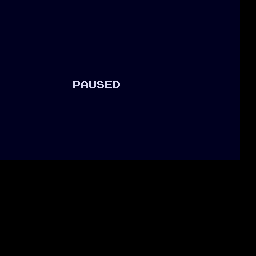

Tiled map render using the project's own tile images. Description and the whole map definition, tile-layer contents included, below:
An orthogonal 32x32 tile map with 8x8 px tiles, 1 tile layer (Tile Layer 1).

<map version="1.10" tiledversion="1.11.2" orientation="orthogonal" renderorder="right-down" width="32" height="32" tilewidth="8" tileheight="8" infinite="0" nextlayerid="2" nextobjectid="1">
 <tileset firstgid="1" source="dialogueFont.tsx" />
 <layer id="1" name="Tile Layer 1" width="32" height="32">
  <data encoding="csv">
258,258,258,258,258,258,258,258,258,258,258,258,258,258,258,258,258,258,258,258,258,258,258,258,258,258,258,258,258,258,0,0,
258,258,258,258,258,258,258,258,258,258,258,258,258,258,258,258,258,258,258,258,258,258,258,258,258,258,258,258,258,258,0,0,
258,258,258,258,258,258,258,258,258,258,258,258,258,258,258,258,258,258,258,258,258,258,258,258,258,258,258,258,258,258,0,0,
258,258,258,258,258,258,258,258,258,258,258,258,258,258,258,258,258,258,258,258,258,258,258,258,258,258,258,258,258,258,0,0,
258,258,258,258,258,258,258,258,258,258,258,258,258,258,258,258,258,258,258,258,258,258,258,258,258,258,258,258,258,258,0,0,
258,258,258,258,258,258,258,258,258,258,258,258,258,258,258,258,258,258,258,258,258,258,258,258,258,258,258,258,258,258,0,0,
258,258,258,258,258,258,258,258,258,258,258,258,258,258,258,258,258,258,258,258,258,258,258,258,258,258,258,258,258,258,0,0,
258,290,290,290,290,290,290,290,290,290,290,290,290,290,290,290,290,290,290,290,290,290,290,290,290,290,290,290,290,258,0,0,
258,290,290,290,290,290,290,290,290,290,290,290,290,290,290,290,290,290,290,290,290,290,290,290,290,290,290,290,290,258,0,0,
258,290,290,290,290,290,290,290,290,290,290,290,290,290,290,290,290,290,290,290,290,290,290,290,290,290,290,290,290,258,0,0,
273,290,290,290,290,290,290,290,290,131,97,136,134,101,100,290,290,290,290,290,290,290,290,290,290,290,290,290,290,273,0,0,
273,290,290,290,290,290,290,290,290,290,290,290,290,290,290,290,290,290,290,290,290,290,290,290,290,290,290,290,290,273,0,0,
273,290,290,290,290,290,290,290,290,290,290,290,290,290,290,290,290,290,290,290,290,290,290,290,290,290,290,290,290,273,0,0,
273,290,290,290,290,290,290,290,290,290,290,290,290,290,290,290,290,290,290,290,290,290,290,290,290,290,290,290,290,273,0,0,
273,290,290,290,290,290,290,290,290,290,290,290,290,290,290,290,290,290,290,290,290,290,290,290,290,290,290,290,290,273,0,0,
273,290,290,290,290,290,290,290,290,290,290,290,290,290,290,290,290,290,290,290,290,290,290,290,290,290,290,290,290,273,0,0,
273,290,290,290,290,290,290,290,290,290,290,290,290,290,290,290,290,290,290,290,290,290,290,290,290,290,290,290,290,273,0,0,
273,290,290,290,290,290,290,290,290,290,290,290,290,290,290,290,290,290,290,290,290,290,290,290,290,290,290,290,290,273,0,0,
273,290,290,290,290,290,290,290,290,290,290,290,290,290,290,290,290,290,290,290,290,290,290,290,290,290,290,290,290,273,0,0,
273,273,273,273,273,273,273,273,273,273,273,273,273,273,273,273,273,273,273,273,273,273,273,273,273,273,273,273,273,273,0,0,
0,0,0,0,0,0,0,0,0,0,0,0,0,0,0,0,0,0,0,0,0,0,0,0,0,0,0,0,0,0,0,0,
0,0,0,0,0,0,0,0,0,0,0,0,0,0,0,0,0,0,0,0,0,0,0,0,0,0,0,0,0,0,0,0,
0,0,0,0,0,0,0,0,0,0,0,0,0,0,0,0,0,0,0,0,0,0,0,0,0,0,0,0,0,0,0,0,
0,0,0,0,0,0,0,0,0,0,0,0,0,0,0,0,0,0,0,0,0,0,0,0,0,0,0,0,0,0,0,0,
0,0,0,0,0,0,0,0,0,0,0,0,0,0,0,0,0,0,0,0,0,0,0,0,0,0,0,0,0,0,0,0,
0,0,0,0,0,0,0,0,0,0,0,0,0,0,0,0,0,0,0,0,0,0,0,0,0,0,0,0,0,0,0,0,
0,0,0,0,0,0,0,0,0,0,0,0,0,0,0,0,0,0,0,0,0,0,0,0,0,0,0,0,0,0,0,0,
0,0,0,0,0,0,0,0,0,0,0,0,0,0,0,0,0,0,0,0,0,0,0,0,0,0,0,0,0,0,0,0,
0,0,0,0,0,0,0,0,0,0,0,0,0,0,0,0,0,0,0,0,0,0,0,0,0,0,0,0,0,0,0,0,
0,0,0,0,0,0,0,0,0,0,0,0,0,0,0,0,0,0,0,0,0,0,0,0,0,0,0,0,0,0,0,0,
0,0,0,0,0,0,0,0,0,0,0,0,0,0,0,0,0,0,0,0,0,0,0,0,0,0,0,0,0,0,0,0,
0,0,0,0,0,0,0,0,0,0,0,0,0,0,0,0,0,0,0,0,0,0,0,0,0,0,0,0,0,0,0,0
</data>
 </layer>
</map>
